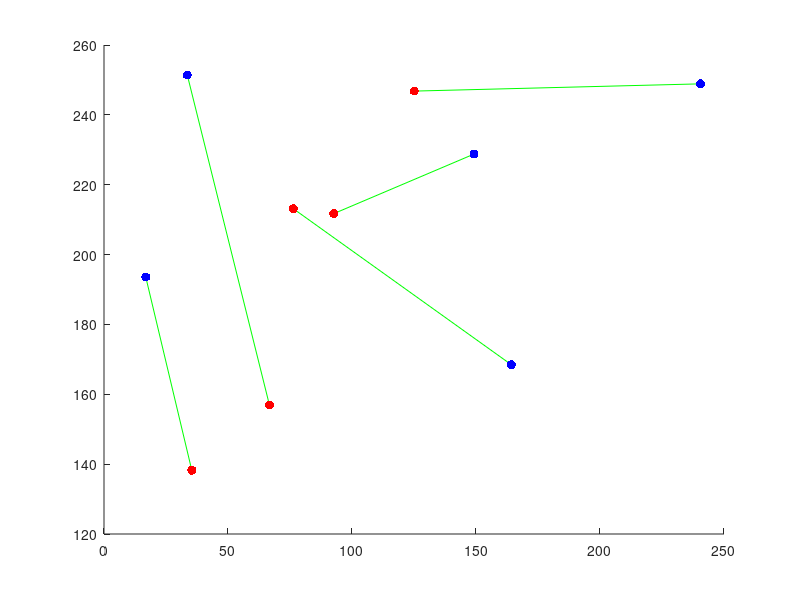
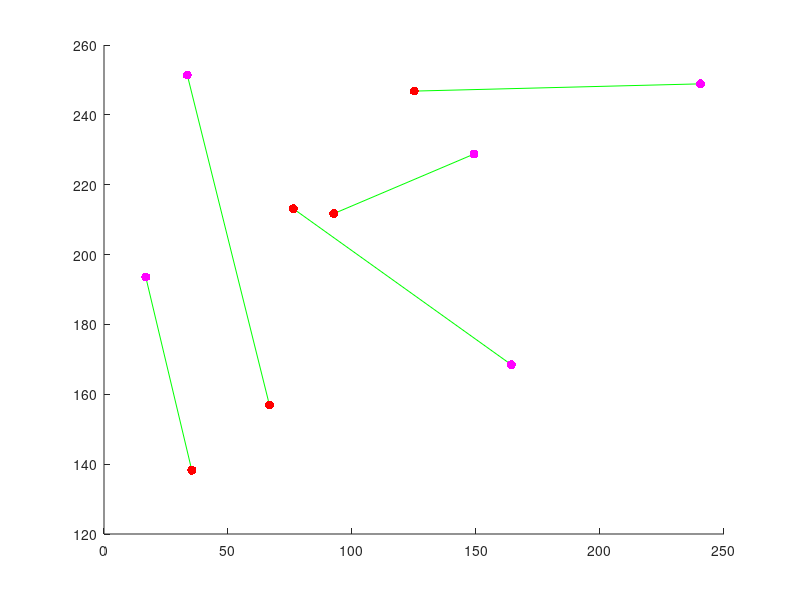

MATLAB code to generate these figures, in order:
function practical1

%The aim of practical 1 is to calculate the homography that best maps two
%sets of points to one another.  We will (eventually) use this for creating
%panoramas, and for calculating the 3d pose of planes.  You should use this
%template for your code and fill in the missing sections marked "TO DO"

%close all open figures
close all;

%set of two dimensional Cartesian points
pts1Cart = [  240.5000   16.8351   33.5890  164.2696  149.1911;...
              248.8770  193.5890   251.3901 168.4581  228.7723];

%turn points to homogeneous representation
pts1Hom = [pts1Cart; ones(1,size(pts1Cart,2))]
      
%define a homography
H = [0.6 0.7 -100; 1.0 0.6 50; 0.001 0.002 1.0]

%apply homography to points
pts2Hom = H*pts1Hom

%convert back to Cartesian
pts2Cart = pts2Hom(1:2,:)./repmat(pts2Hom(3,:),2,1)

%add a small amount of noise
noiseLevel = 4.0;
pts2Cart = pts2Cart+noiseLevel*randn(size(pts2Cart));

%draw two set of two dimensional points
%opens figure
figure; set(gcf,'Color',[1 1 1]);
%draw lines between each pair of points
nPoint = size(pts1Cart,2)
for (cPoint = 1:nPoint)
    %plot a green line between each pair of points
    plot([pts1Cart(1,cPoint) pts2Cart(1,cPoint)],[pts1Cart(2,cPoint) pts2Cart(2,cPoint)],'g-');
    %make sure we don't replace with next point
    hold on;
end;

%draws first set of points
plot(pts1Cart(1,:),pts1Cart(2,:),'b.','MarkerSize',20);
%remove axis
set(gca,'Box','Off');

%draws second set of points
plot(pts2Cart(1,:),pts2Cart(2,:),'r.','MarkerSize',20);

%now our goal is to transform the first points so that they map to the
%second set of points

%****TO DO****: Fill in the details of this routine 
%At the moment, it just returns and identity matrix (body is below)
HEst = calcBestHomography(pts1Cart, pts2Cart);

%now we will see how well the routine works by applying the mapping and
%measuring the square  distance between the desired and actual positions

%apply homography to points
pts2EstHom = HEst*pts1Hom

%convert back to Cartesian
pts2EstCart = pts2EstHom(1:2,:)./repmat(pts2EstHom(3,:),2,1)

%calculate mean squared distance from actual points
sqDiff = mean(sum((pts2Cart-pts2EstCart).^2))

%draw figure with points before and after
%draw two set of two dimensional points
%opens figure
figure; set(gcf,'Color',[1 1 1]);
%draw lines between each pair of points
nPoint = size(pts1Cart,2)
for (cPoint = 1:nPoint)
    %plot a green line pairs of actual and estimated points
    plot([pts2Cart(1,cPoint) pts2EstCart(1,cPoint)],[pts2Cart(2,cPoint) pts2EstCart(2,cPoint)],'g-');
    %make sure we don't replace with next point
    hold on;
end;

%draws second set of points
plot(pts2Cart(1,:),pts2Cart(2,:),'r.','MarkerSize',20);
%remove axis
set(gca,'Box','Off');

%draws estimated positions of second set of points
plot(pts2EstCart(1,:),pts2EstCart(2,:),'m.','MarkerSize',20);

%other things **** TO DO ****
%1. Convince yourself that the homography is ambiguous up to scale (by
%multiplying it by a constant factor and showing it does the same thing).
%Can you see why this is mathematically the case?
%2. Show empirically that your homography routine can EXACTLY map any four points to any
%other four points
%3. Now move to practical 1b.




%==========================================================================
function H = calcBestHomography(pts1Cart, pts2Cart)

%should apply direct linear transform (DLT) algorithm to calculate best
%homography that maps the points in pts1Cart to their corresonding matchin in 
%pts2Cart

%****TO DO ****: replace this
H = eye(3);

%**** TO DO ****;
%first turn points to homogeneous
%then construct A matrix which should be (10 x 9) in size
%solve Ah = 0 by calling
%h = solveAXEqualsZero(A); (you have to write this routine too - see below)

%reshape h into the matrix H

%Beware - when you reshape the (9x1) vector x to the (3x3) shape of a homography, you must make
%sure that it is reshaped with the values going first into the rows.  This
%is not the way that the matlab command reshape works - it goes columns
%first.  In order to resolve this, you can reshape and then take the
%transpose


%==========================================================================
function x = solveAXEqualsZero(A);

%****TO DO **** Write this routine 


